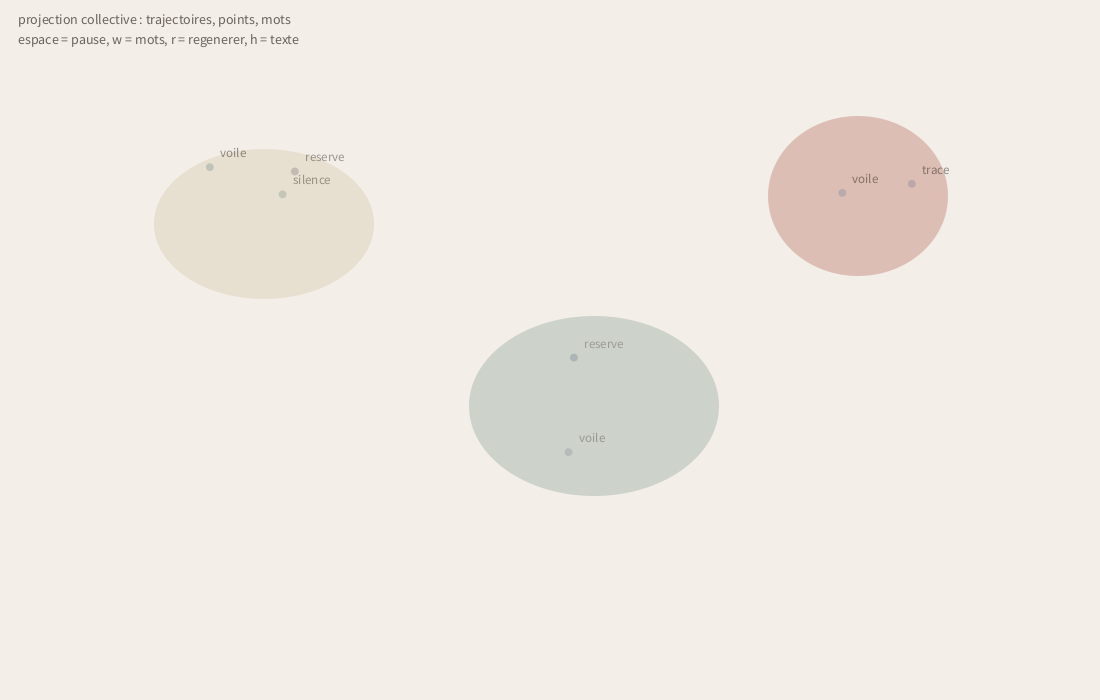
Frame 1 (no input)
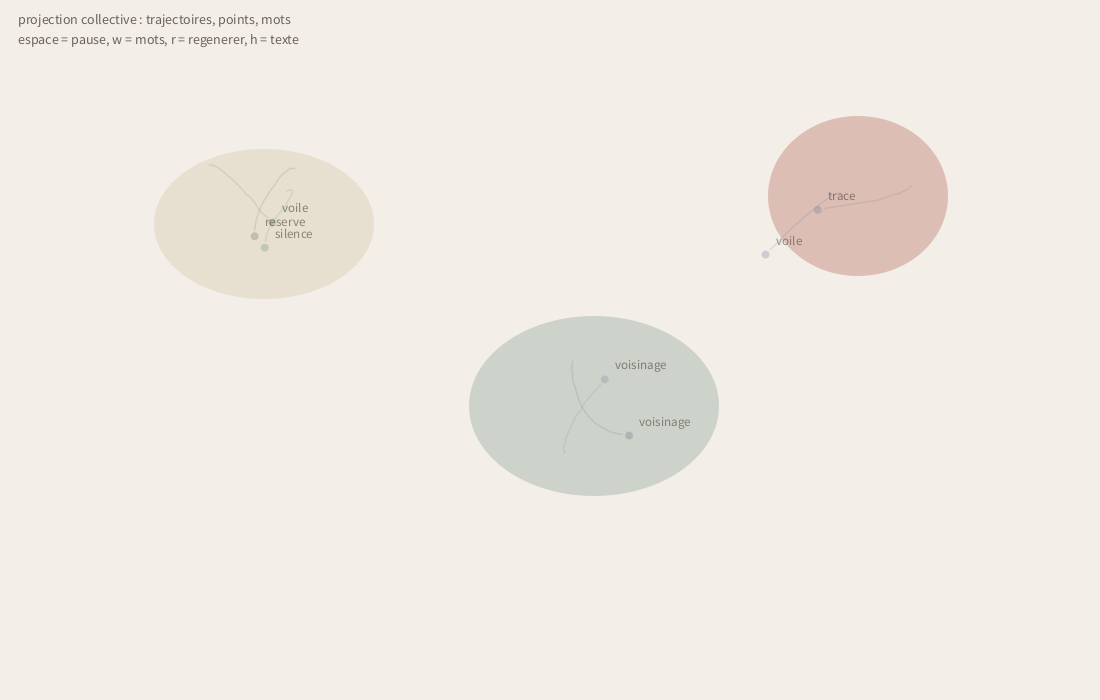
Frame 60 (the mouse pressed at the canvas centre just before this capture)
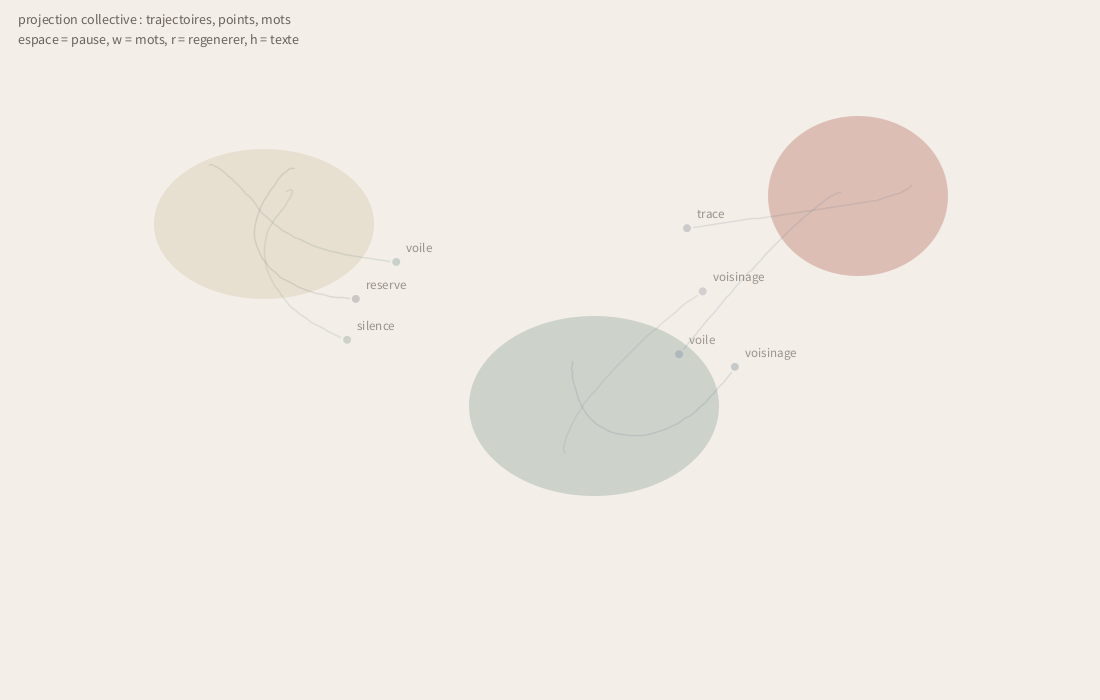
Frame 120 (the mouse held since frame 60 and released just before this capture)

The Processing sketch that drew these frames (run headless with seeded random() and noise(); from frame 60 on, the mouse is pressed at the canvas centre):

// Processing sketch: 06_collective_projection
// ── 06_collective_projection.pde
// 06_collective_projection
// Simulation d'une projection collective de traces d'attention.
// Plusieurs visiteurs virtuels laissent des trajectoires, des points et des mots.

ArrayList<AttentionVisitor> visitors = new ArrayList<AttentionVisitor>();
PVector[] anchors = new PVector[3];
String[] projectionWords = {
  "trace", "voile", "masse", "silence", "reserve", "voisinage", "tension"
};

boolean projectionShowText = true;
boolean projectionShowWords = true;
boolean projectionPaused = false;

void settings() {
  size(1100, 700);
  smooth(8);
}

void setup() {
  frameRate(60);
  createProjectionAnchors();
  resetProjectionVisitors();
}

void draw() {
  background(243, 238, 231);
  drawProjectionAnchors();

  if (!projectionPaused) {
    for (AttentionVisitor visitor : visitors) {
      visitor.update();
    }
  }

  for (AttentionVisitor visitor : visitors) {
    visitor.display();
  }

  if (projectionShowText) {
    fill(48, 41, 34, 180);
    textSize(14);
    text("projection collective : trajectoires, points, mots", 18, 24);
    text("espace = pause, w = mots, r = regenerer, h = texte", 18, 44);
  }
}

void createProjectionAnchors() {
  anchors[0] = new PVector(width * 0.24, height * 0.32);
  anchors[1] = new PVector(width * 0.54, height * 0.58);
  anchors[2] = new PVector(width * 0.78, height * 0.28);
}

void drawProjectionAnchors() {
  noStroke();
  fill(220, 208, 185, 130);
  ellipse(anchors[0].x, anchors[0].y, 220, 150);
  fill(159, 177, 171, 118);
  ellipse(anchors[1].x, anchors[1].y, 250, 180);
  fill(181, 112, 96, 96);
  ellipse(anchors[2].x, anchors[2].y, 180, 160);
}

void resetProjectionVisitors() {
  visitors.clear();
  for (int i = 0; i < 7; i++) {
    visitors.add(new AttentionVisitor(i));
  }
}

void keyPressed() {
  if (key == ' ') {
    projectionPaused = !projectionPaused;
  } else if (key == 'w' || key == 'W') {
    projectionShowWords = !projectionShowWords;
  } else if (key == 'r' || key == 'R') {
    resetProjectionVisitors();
  } else if (key == 'h' || key == 'H') {
    projectionShowText = !projectionShowText;
  }
}

class AttentionVisitor {
  PVector pos;
  PVector vel;
  PVector target;
  ArrayList<PVector> trail;
  color tone;
  String word;
  int anchorIndex;
  float wordAlpha;

  AttentionVisitor(int index) {
    anchorIndex = index % anchors.length;
    pos = anchors[anchorIndex].copy().add(random(-60, 60), random(-60, 60));
    vel = PVector.random2D().mult(random(0.4, 1.4));
    target = anchors[anchorIndex].copy();
    trail = new ArrayList<PVector>();
    tone = color(random(90, 180), random(95, 150), random(110, 170), 120);
    word = projectionWords[(int)random(projectionWords.length)];
    wordAlpha = random(80, 150);
  }

  void chooseNextTarget() {
    anchorIndex = (anchorIndex + 1 + (int)random(anchors.length - 1)) % anchors.length;
    target = anchors[anchorIndex].copy().add(random(-70, 70), random(-60, 60));
    word = projectionWords[(int)random(projectionWords.length)];
    wordAlpha = 140;
  }

  void update() {
    PVector desired = PVector.sub(target, pos);
    float distanceToTarget = desired.mag();
    desired.normalize();
    desired.mult(0.08);
    vel.add(desired);

    // La souris peut legerement attirer les trajectoires, comme un public present.
    PVector audience = new PVector(mouseX, mouseY);
    PVector toAudience = PVector.sub(audience, pos);
    float audienceDistance = max(80, toAudience.mag());
    toAudience.normalize();
    toAudience.mult(1.2 / audienceDistance);
    vel.add(toAudience);

    vel.limit(2.2);
    pos.add(vel);

    if (frameCount % 3 == 0) {
      trail.add(pos.copy());
      if (trail.size() > 120) {
        trail.remove(0);
      }
    }

    wordAlpha = max(28, wordAlpha - 0.18);

    if (distanceToTarget < 18) {
      chooseNextTarget();
    }
  }

  void display() {
    noFill();
    stroke(tone, 90);
    strokeWeight(1.5);
    beginShape();
    for (PVector p : trail) {
      curveVertex(p.x, p.y);
    }
    endShape();

    noStroke();
    fill(tone, 160);
    ellipse(pos.x, pos.y, 8, 8);

    if (projectionShowWords) {
      fill(56, 48, 40, wordAlpha);
      textSize(13);
      text(word, pos.x + 10, pos.y - 10);
    }
  }
}
